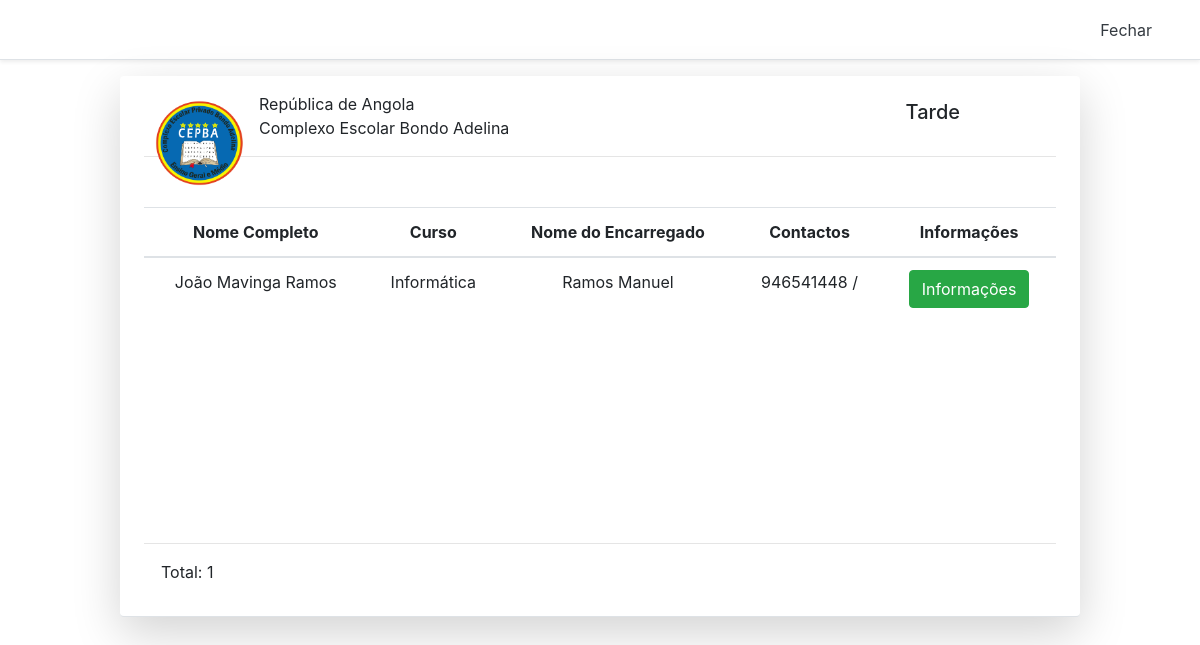
Page /paginas/inscrito_turno.php?&id=2 (signed in) on the committed database.
### tables this page shows
CREATE TABLE IF NOT EXISTS `matricula` (
  `id_matricula` int(11) NOT NULL AUTO_INCREMENT,
  `nome` varchar(50) NOT NULL,
  `data` date NOT NULL,
  `bi` varchar(50) NOT NULL,
  `fk_provincia` int(11) NOT NULL,
  `fk_sexo` int(11) NOT NULL,
  `fk_encarregado` int(11) NOT NULL,
  `fk_contacto` int(11) NOT NULL,
  `fk_morada` int(11) NOT NULL,
  `fk_classe` int(11) NOT NULL,
  `fk_curso` int(11) NOT NULL,
  `fk_turno` int(11) NOT NULL,
  `fk_repitent` int(11) NOT NULL,
  `fk_foto` int(11) NOT NULL,
  `fk_cert` int(11) NOT NULL,
  `criado` date DEFAULT NULL,
  PRIMARY KEY (`id_matricula`),
  KEY `fk_provincia` (`fk_provincia`),
  KEY `fk_sexo` (`fk_sexo`),
  KEY `fk_encarregado` (`fk_encarregado`),
  KEY `fk_contacto` (`fk_contacto`),
  KEY `fk_morada` (`fk_morada`),
  KEY `fk_classe` (`fk_classe`),
  KEY `fk_curso` (`fk_curso`),
  KEY `fk_turno` (`fk_turno`),
  KEY `fk_repitent` (`fk_repitent`),
  KEY `fk_foto` (`fk_foto`),
  KEY `fk_cert` (`fk_cert`)
);

CREATE TABLE IF NOT EXISTS `turno` (
  `id_turno` int(11) NOT NULL AUTO_INCREMENT,
  `turno` varchar(50) NOT NULL,
  PRIMARY KEY (`id_turno`)
);

CREATE TABLE IF NOT EXISTS `curso` (
  `id_curso` int(11) NOT NULL AUTO_INCREMENT,
  `curso` varchar(50) NOT NULL,
  PRIMARY KEY (`id_curso`)
);

CREATE TABLE IF NOT EXISTS `encarregado` (
  `id_encarregado` int(11) NOT NULL AUTO_INCREMENT,
  `pai` varchar(50) NOT NULL,
  `mae` varchar(50) NOT NULL,
  `encarregado` varchar(50) NOT NULL,
  PRIMARY KEY (`id_encarregado`)
);

CREATE TABLE IF NOT EXISTS `contacto` (
  `id_contacto` int(11) NOT NULL AUTO_INCREMENT,
  `contacto` varchar(9) NOT NULL,
  `outro` varchar(9) DEFAULT NULL,
  PRIMARY KEY (`id_contacto`)
);

### paginas/inscrito_turno.php (the view, shortened to what this page needs)
<?php
include('../php/conexao.php');
?>
<!doctype html>
<html lang="">
  <head>
    <link href="../assets/bootstrap/css/bootstrap.min.css" rel="stylesheet">
    <link href="../assets/fontawesome/all.min.css" rel="stylesheet">
    <link href="pricing.css" rel="stylesheet">
  </head>
  <body>
    <div class="menu d-flex flex-column flex-md-row align-items-center p-3 px-md-4 mb-3 bg-white border-bottom shadow-sm">
      <nav class="my-2 my-md-0 mr-md-3">
        <a class="p-2 text-dark" href="area_turnos.php">Fechar</a>
      </nav>
    </div>
    <div class="area align-items-center p-3 px-md-4 mb-3 bg-white border-bottom shadow-lg p3 md-5 rounded">
      <div class="logotipo">
        <img src="../assets/img/logo.png" class="img-post" width= "100px" height="100px">
        <p>República de Angola<br> Complexo Escolar Bondo Adelina</p><hr>
      </div>
      <div id="descer">
        <div class="table-responsive">
          <table class="table table-hover">
            <thead>
              <th>Nome Completo</th>
              <th>Curso</th>
              <th>Nome do Encarregado</th>
              <th>Contactos</th>
              <th>Informações</th>
            </thead>
            <?php
              $id = $_GET["id"];
              $lista_inscritos = mysqli_query($conexao,"SELECT * FROM matricula JOIN classe ON matricula.fk_classe = classe.id_classe JOIN curso ON matricula.fk_curso=curso.id_curso JOIN turno ON matricula.fk_turno=turno.id_turno JOIN encarregado ON matricula.fk_encarregado=encarregado.id_encarregado JOIN contacto ON matricula.fk_contacto=contacto.id_contacto JOIN provincia ON matricula.fk_provincia=provincia.id_provincia JOIN sexo ON matricula.fk_sexo=sexo.id_sexo JOIN morada ON matricula.fk_morada=morada.id_morada WHERE fk_turno='$id' ");
              while($resultado = mysqli_fetch_array($lista_inscritos)){
                $nome = $resultado['nome'];
                $fk_curso = $resultado['curso'];
                $fk_turno = $resultado['turno'];
                $encarregado = $resultado['encarregado'];
                $contacto = $resultado['contacto'];
                $outro = $resultado['outro'];
            ?>
            <tbody>
            <tr>
              <div style="position: fixed; top: 100px; right: 20%;">
                <h5><?php echo $fk_turno?></h5>
              </div>
              <td class="cor"><?php echo $nome?></td>
              <td class="cor"><?php echo $fk_curso?></td>
              <td class="cor"><?php echo $encarregado?></td>
              <td class="cor"><?php echo $contacto?> / <?php echo $outro?></td>
              <td>
              <?php echo "<a href='../recibos/matricula.php?&id=".$resultado['id_matricula']."' class='btn btn-success'>Informações</a>";?>
              </td>
            </tr>
          </tbody>
          <?php
            }
          ?>
        </table>
      </div>
    </div><hr>
    <div>
        <?php
          $total= mysqli_query($conexao, "SELECT COUNT(*) AS count FROM matricula WHERE fk_turno='$id'");
           while($mostra= mysqli_fetch_array($total)){
        ?>
        <p><i class="fas fa-users "></i> Total: <?php echo $mostra['count']; ?></p>
        <?php }?>
      </div>
  </body>
</html>

### paginas/pricing.css (style rules this page uses)
html { font-size: 14px; }
@media (min-width: 768px) { html { font-size: 16px; } }
.menu { height: 60px; }
a { text-decoration: none; }

### paginas/inscrito_turno.php (style rules this page uses)
.area { width: 80%; margin: auto; }
.logotipo { margin-bottom: 50px; }
.img-post { float: left;margin: 0px 10px 10px 5px; }
#descer { overflow: scroll;height: 320px;text-align: center; }

### rows in the picture
matricula: fk_turno.turno "Tarde", nome "João Mavinga Ramos", fk_curso.curso "Informática", fk_encarregado.encarregado "Ramos Manuel", fk_contacto.contacto "946541448"

### other values in the picture
$mostra['count'] "1"
